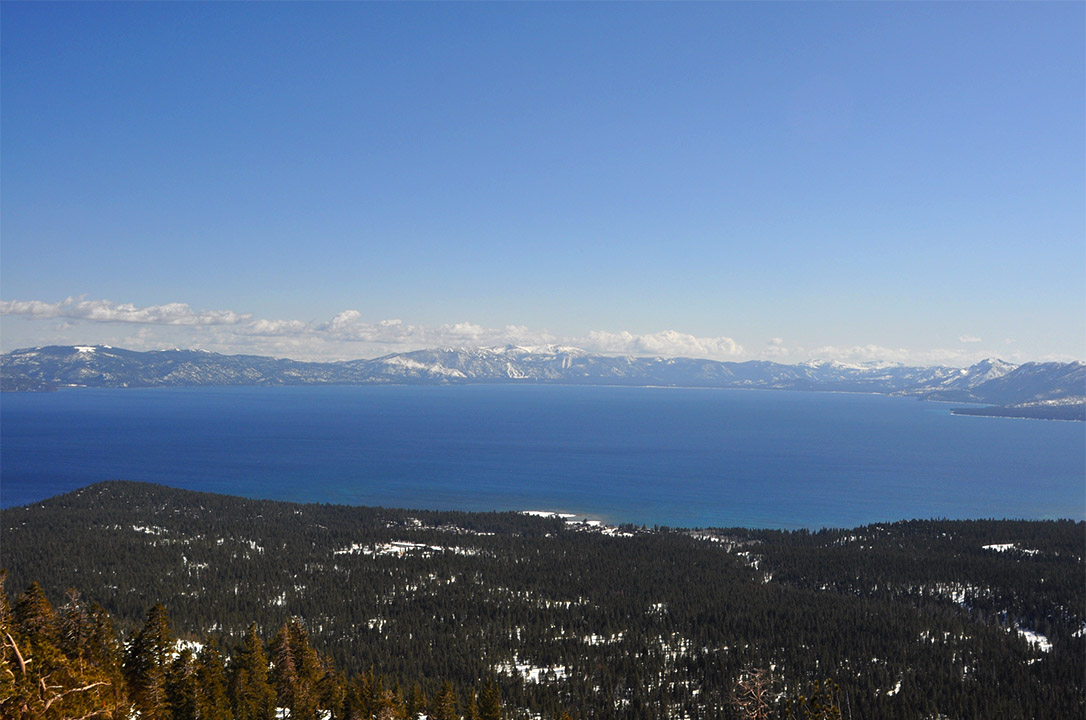
#> input picture data/mountain_center.png, 1086 x 720 px
$ jupyter execute --allow-errors 1.ipynb
#> lines starting #> are read from the running program, lines starting #| are printed output that depends on the picture
[cell 1]
from PIL import Image, ImageDraw
import numpy as np
from typing import Union, Tuple, List
from scipy.ndimage import distance_transform_edt
from skimage import color, feature
import tkinter as tk
import matplotlib.pyplot as plt

[cell 2]
from PIL import Image, ImageDraw
import numpy as np
from typing import Union, Tuple, List
from scipy.ndimage import distance_transform_edt


def computeHomography(src_pts_nx2: np.ndarray, dest_pts_nx2: np.ndarray) -> np.ndarray:
    '''
    Compute the homography matrix.
    Arguments:
        src_pts_nx2: the coordinates of the source points (nx2 numpy array).
        dest_pts_nx2: the coordinates of the destination points (nx2 numpy array).
    Returns:
        H_3x3: the homography matrix (3x3 numpy array).
    '''

    # Each equation pair is of the form:
    # [ xs(i) ys(i) 1 0 0 0 -xd(i)xs(i) -xd(i)ys(i) -xd(i) ]  * [h11 h12 h13 h21 h22 h23 h31 h32 h33]^T = [0 0]
    # [ 0 0 0 xs(i) ys(i) 1 -yd(i)xs(i) -yd(i)ys(i) -yd(i) ]

    src_pts_nx2 = np.asarray(src_pts_nx2)
    dest_pts_nx2 = np.asarray(dest_pts_nx2)

    n = src_pts_nx2.shape[0]
    A = np.zeros((2*n, 9))

    for i in range(n):

        # Create the two equations for each point
        xs,ys = src_pts_nx2[i, 0], src_pts_nx2[i, 1]
        xd,yd = dest_pts_nx2[i, 0], dest_pts_nx2[i, 1]
        eqn1 = np.array([xs, ys, 1, 0, 0, 0, -xd*xs, -xd*ys, -xd])
        eqn2 = np.array([0, 0, 0, xs, ys, 1, -yd*xs, -yd*ys, -yd])

        # Fill the two equations into A
        A[2*i] = eqn1
        A[2*i+1] = eqn2

    # The eigenvector h associated with lmda_min of A^T*A minimizes L(h)
    ev, evec = np.linalg.eig(np.dot(A.T, A))
    h = evec[:, np.argmin(ev)]
    H = h.reshape(3,3)

    # [15 lines of commented-out code are left out]


    return H


def applyHomography(H_3x3: np.ndarray, src_pts_nx2: np.ndarray) ->  np.ndarray:
    '''
    Apply the homography matrix to the source points.
    Arguments:
        H_3x3: the homography matrix (3x3 numpy array).
        src_pts_nx2: the coordinates of the source points (nx2 numpy array).
    Returns:
        dest_pts_nx2: the coordinates of the destination points (nx2 numpy array).
    '''

    # Applying the homography is fairly straightforward:
    # Convert each point into a homogenous coordinate, apply homography, then dehomogenize the resulting points
    n = src_pts_nx2.shape[0]

    # Convert to homogenous coordinates by adding a 1 to every point
    src_pts_homog = np.hstack((src_pts_nx2, np.ones((n,1))))

    # Compute q = H*p
    dest_pts_homog = np.dot(H_3x3, src_pts_homog.T) # because src_pts_homog is nx3, need 3xn

    # Dehomogenize by dividing by last column and then removing it
    dest_pts_nx2 = dest_pts_homog[:2, :]/dest_pts_homog[2, :]

    return dest_pts_nx2.T


# [42 lines left out: function showCorrespondence, not called in this run]


# function [mask, result_img] = backwardWarpImg(src_img, resultToSrc_H, dest_canvas_width_height)

def backwardWarpImg(src_img: np.ndarray, destToSrc_H: np.ndarray, canvas_shape: Union[Tuple, List]) -> Tuple[Image.Image, Image.Image]:
    '''
    Backward warp the source image to the destination canvas based on the
    homography given by destToSrc_H.
    Arguments:
        src_img: the source image.
        destToSrc_H: the homography that maps points from the destination
            canvas to the source image.
        canvas_shape: shape of the destination canvas (height, width).
    Returns:
        dest_img_array: the warped source image (array format).
        dest_mask: a mask indicating sourced pixels. pixels within the
            source image are 1, pixels outside are 0.
    '''
    # For each pixel on the billboard, we need to determine what part of the portrait should be there
    # We will accomplish this by applying the inverse Homography matrix to every point in the portrait
    # This is not the most efficient implementation but finding a "vectorized" method is a bit challenging.

    dest_img_array = np.zeros((canvas_shape[0], canvas_shape[1], 3), dtype=float)
    dest_mask = np.zeros((canvas_shape[0], canvas_shape[1]), dtype=bool)

    for x in range(canvas_shape[1]):
        for y in range(canvas_shape[0]):

            x_src, y_src, z_tilde = np.dot(destToSrc_H, [x, y, 1]) # Dot product of homogenized point with inverse Homography matrix
            x_src = int(x_src/z_tilde) # Dehomogenize x and y points (just using int() to round the pixel location)
            y_src = int(y_src/z_tilde)

            # Check if the newly mapped pixel should be within the mask
            if 0 <= x_src < src_img.shape[1] and 0 <= y_src < src_img.shape[0]:
                # If so, add its values (R,G,B) to the destination image and mark the mask with a 1
                dest_img_array[y, x, :] = src_img[y_src, x_src, :]
                dest_mask[y, x] = 1

    return dest_img_array, dest_mask


def runRANSAC(src_points: np.ndarray, dest_points: np.ndarray, ransac_n: int, eps: float) -> Tuple[np.ndarray, np.ndarray]:
    '''
    Run the RANSAC algorithm to find the inliers between the source and
    destination points.
    Arguments:
        src_pt: the coordinates of the source points (nx2 numpy array).
        dest_pt: the coordinates of the destination points (nx2 numpy array).
        ransac_n: the number of iterations to run RANSAC.
        eps: the threshold for considering a point to be an inlier.
    Returns:
        inliers_id: the indices of the inliers (kx1 numpy array).
        H: the homography matrix (3x3 numpy array).
    '''

    # Solution method:
    # For ransac_n iterations:
    #   Take a random sample of 4 (src_pt, dest_pt) pairs
    #   Compute the homography matrix with that set of pairs
    #   Count & store inliers among all of the other points with that set
    # Conclude that the 4-pt sequence with the highest number of inliers is the best mapping.

    H = None
    inliers_id = []

    for _ in range(ransac_n):

        index = np.random.choice(len(src_points), 4, replace=False)
        src_sample = src_points[index]
        dest_sample = dest_points[index]

        candidate_H = computeHomography(src_sample, dest_sample) # Compute H using prior method
        transformed_src_points = applyHomography(candidate_H, src_points) # Apply homography using candidate H and source points
        candidate_distances = np.linalg.norm(dest_points - transformed_src_points, axis=1) # Compute the Euclidean distance using this H
        candidate_inliers = np.where(candidate_distances < eps)[0]

        if len(candidate_inliers) > len(inliers_id):
            print(f"Just found a new best H with {len(candidate_inliers)} inliers.")
            inliers_id = candidate_inliers
            H = candidate_H

    return inliers_id, H


def blendImagePair(img1: np.ndarray, mask1: np.ndarray, img2: np.ndarray, mask2: np.ndarray, mode: str) -> Image.Image:
    '''
    Blend the warped images based on the masks.
    Arguments:
        img1: source image (array).
        mask1: source mask (array).
        img2: destination image (array).
        mask2: destination mask (array).
        mode: either 'overlay' or 'blend'
    Returns:
        out_img: blended image.
    '''

    print("Dimensions of img1:", img1.shape)
    print("Dimensions of mask1:", mask1.shape)
    # print("Dimensions of img2:", img2.shape)
    # print("Dimensions of mask2:", mask2.shape)

    mask1_binary = (mask1 > 0).astype(int)
    mask2_binary = (mask2 > 0).astype(int)

    result = img1.copy()

    if mode not in ["overlay", "blend"]:
        raise ValueError("Mode must be 'overlay' or 'blend'")

    if mode == "overlay":
        # Overlay processing: copy img2 over img1 wherever mask2 = 1
        result[mask2_binary == 1] = img2[mask2_binary == 1]

    if mode == "blend":
        # Blend processing using distance_transform_edt

        dt1 = distance_transform_edt(mask1)
        dt2 = distance_transform_edt(mask2)
        blend_factor = dt2/(dt1 + dt2 + np.finfo(float).eps) # The last term is a very small value to prevent division by 0

        # # Expand blend_factor from 1D to 3D to match RGB channels of the images
        # if len(img1.shape) == 3:
        #     blend_factor = np.repeat(blend_factor[:, :, np.newaxis], 3, axis=2)

        # Weighted combination of the input images with blend_factor
        result = ((1-blend_factor)*img1 + blend_factor*img2).astype(np.uint8)

    out_img = Image.fromarray(result)
    return out_img

[cell 3]
def genSIFTMatches(img_s, img_d):
    # Convert images to grayscale
    gray_s = color.rgb2gray(img_s)
    gray_d = color.rgb2gray(img_d)

    # Compute SIFT features
    sift = feature.SIFT()
    sift.detect_and_extract(gray_s)
    Fs, Ds = sift.keypoints, sift.descriptors
    sift.detect_and_extract(gray_d)
    Fd, Dd = sift.keypoints, sift.descriptors

    # Match descriptors
    matches = feature.match_descriptors(Ds, Dd, cross_check=True)

    # Extract the locations of matched keypoints
    xs = Fs[matches[:, 0]]
    xd = Fd[matches[:, 1]]

    return xs, xd

[cell 4]
img_center = Image.open('data/mountain_center.png')
#> img_center is the input picture: PIL image 1086x720 RGB; mean R, G, B 95.3, 118.4, 149.1
img_center_array = np.array(img_center)
img_left = Image.open('data/mountain_left.png')
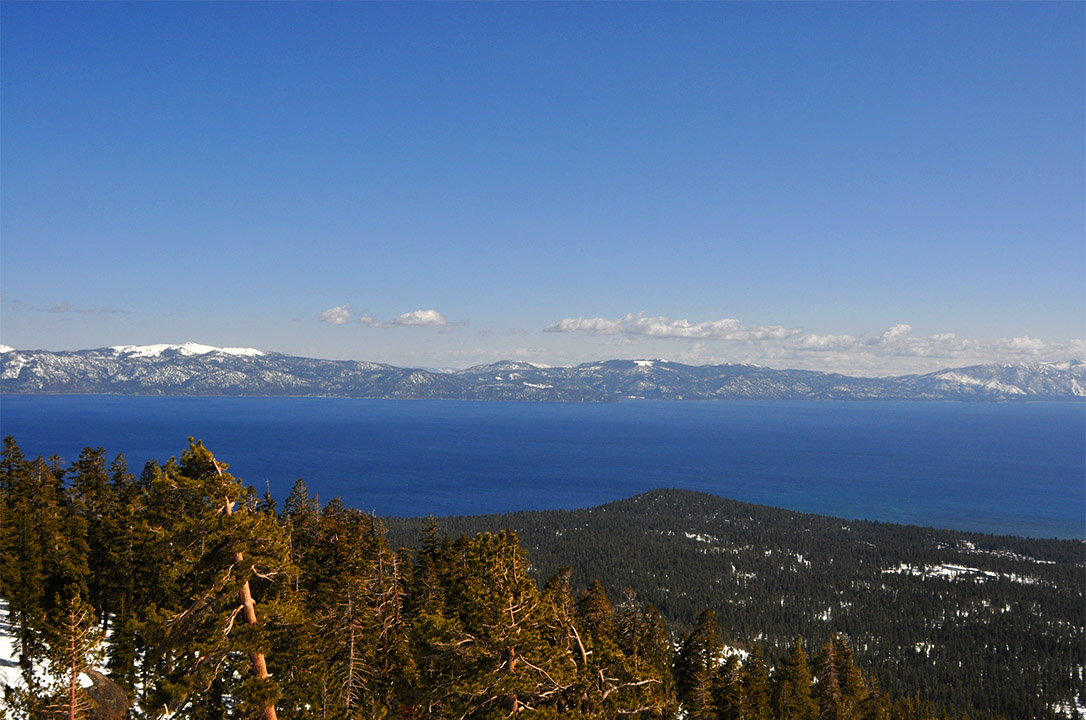
#> input picture data/mountain_left.png, 1086 x 720 px
#> img_left is the input picture: PIL image 1086x720 RGB; mean R, G, B 86.4, 107.8, 136.9
img_left_array = np.array(img_left)
img_right = Image.open('data/mountain_right.png')
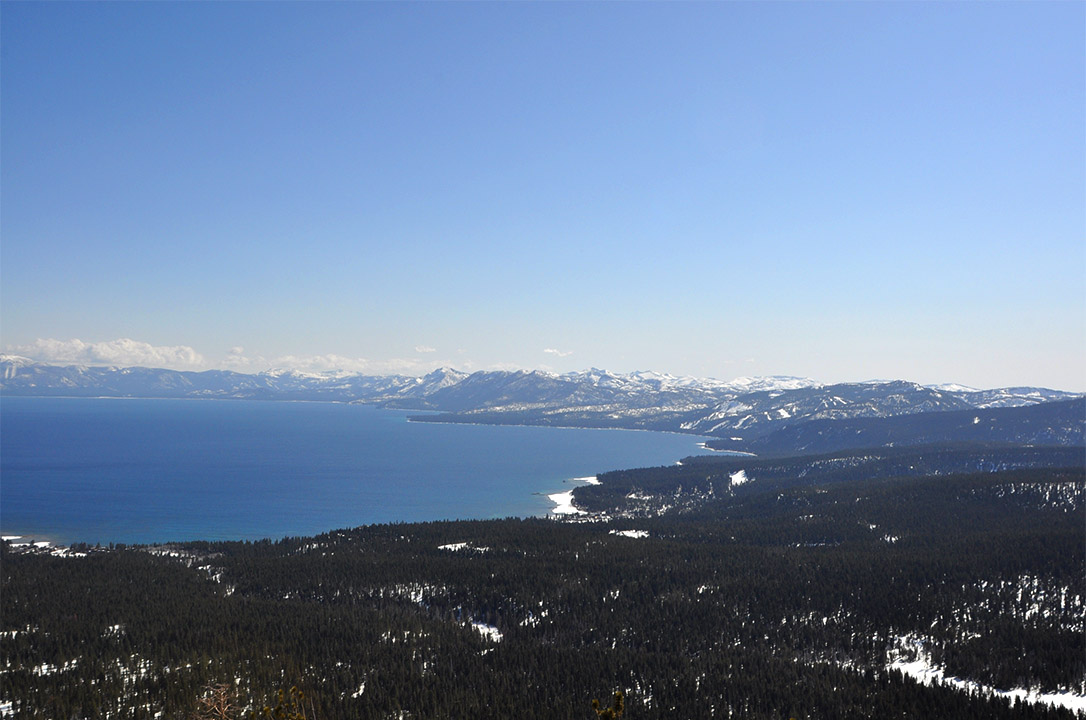
#> input picture data/mountain_right.png, 1086 x 720 px
#> img_right is the input picture: PIL image 1086x720 RGB; mean R, G, B 109.4, 131.2, 161.3
img_right_array = np.array(img_right)

[cell 5]
def stitchImg(img_d, img_L, img_R):
    """
    Applies a homography to an image and displays the resulting warped image.

    Args:
    - img: NumPy array of the source image.
    - H: The 3x3 homography matrix.
    """

    sources = [img_L, img_R]
    homographies = []
    warped_images = []
    x_coords = []
    x_translations = []
    y_coords = []
    y_translations = []

    intermediates = []

    for i, img in enumerate(sources):

        height = img_d.shape[1]
        width = img_d.shape[0]

        # Compute H
        xs, xd = genSIFTMatches(img, img_d)
        xs_flip = xs[:,[1,0]]
        xd_flip = xd[:,[1,0]]
        ransac_n, ransac_eps = 1000, 1
        _, H = runRANSAC(xs_flip, xd_flip, ransac_n, ransac_eps)


        # Apply the homography to the source image
        height, width = img_d.shape[:2]
        corners = np.array([[0, 0, 1],
                            [width, 0, 1],
                            [width, height, 1],
                            [0, height, 1]]).T


        warped_corners = np.dot(H, corners)
        warped_corners = warped_corners[:2] / warped_corners[2]
        min_x, min_y = np.min(warped_corners[:2], axis=1)
        max_x, max_y = np.max(warped_corners[:2], axis=1)
        x_coords.extend(warped_corners[0])
        y_coords.extend(warped_corners[1])

        translation = np.array([[1, 0, -min_x],
                                [0, 1, -min_y],
                                [0, 0, 1]])

        x_translations.append(int(min_x))
        y_translations.append(int(min_y))

        # Apply the adjusted homography
        H_adj = np.dot(translation, H)
        homographies.append(H_adj)
#> this loop made 2 passes
#> (ransac_n, ransac_eps) on pass 1: (1000, 1)
#> (printed output is left out)
#> pass 1, in genSIFTMatches, `gray_d = color.rgb2gray(img_d)`:
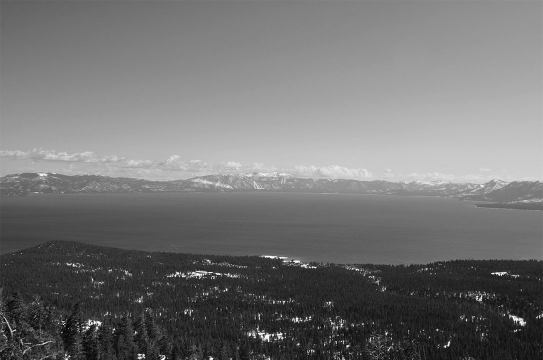
#> gray_d: shape (720, 1086) float64 (shown at 1/2 size); min 0, max 1, mean 0.454
#> pass 1, in genSIFTMatches, `Fd, Dd = sift.keypoints, sift.descriptors`:
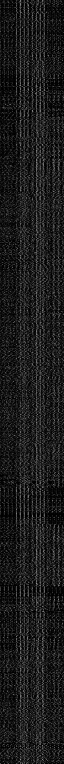
#> Dd: shape (1527, 128) (shown at 1/2 size); min 0, max 202, mean 27.6


    # Compute x_range
    furthest_negative_x = np.min(x_coords) if np.any(np.array(x_coords) < 0) else 0
    largest_positive_x = np.max(x_coords) if np.any(np.array(x_coords) > width) else width
    x_range = [furthest_negative_x, largest_positive_x]

    furthest_negative_y = np.min(y_coords) if np.any(np.array(y_coords) < 0) else 0
    largest_positive_y = np.max(y_coords) if np.any(np.array(y_coords) > height) else height
    y_range = [furthest_negative_y, largest_positive_y]

    #print(f"x_range: {x_range}, y_range: {y_range}")

    canvas_width = int(abs(x_range[1] - x_range[0]))
    canvas_height = int(abs(y_range[1] - y_range[0]))
    #print(f"canvas dimensions: {canvas_height}x{canvas_width} pixels")

    center_canvas = Image.new("RGB", (canvas_width, canvas_height), "black")
#> center_canvas: PIL image 2667x949 RGB; every value is 0
    warped_canvases = [Image.new("RGB", (canvas_width, canvas_height), "black") for _ in range(len(sources))]
    center_img_placement_x = int((canvas_width - img_d.shape[1]) // 2)
    center_img_placement_y = int((canvas_height - img_d.shape[0]) // 2)

    center_canvas.paste(Image.fromarray(img_d), (center_img_placement_x, center_img_placement_y))
    #main_canvas.show()


    # Warp the images onto the canvas
    for i, img in enumerate(sources):
        H = homographies[i]
        ### create temporary canvas to store that image ###
        warped_arr, _ = backwardWarpImg(img, np.linalg.inv(H), (canvas_height, canvas_width))
        warped_img = Image.fromarray(warped_arr.clip(0, 255).astype(np.uint8))

        paste_x = center_img_placement_x + x_translations[i]
        paste_y = center_img_placement_y + y_translations[i]

        warped_canvases[i].paste(warped_img, (paste_x, paste_y))
#> this loop made 2 passes
        #warped_canvases[i].show()


    def to_mask(array):
        return (array > 0).astype(np.uint8)*255


    warped_arrays = [np.array(img) for img in warped_canvases]
    masks = [to_mask(arr) for arr in warped_arrays]

    current_array = np.array(center_canvas)
    current_mask = to_mask(current_array)


    # Procedurally blend all of the images
    # 2 images -> 1 operation
    # 3 images -> 2 operations
    # 4 images -> 3 operations

    # first_blend = blendImagePair(center_array, center_mask, warped_arrays[0], masks[0], "blend")
    # first_blend.show()


    # now, blend the 3rd image into first_blend, and any more images into THAT result, if there are any
    for i in range(len(warped_arrays)):  # Start from the second item in warped_arrays
        next_image = warped_arrays[i]
        next_mask = masks[i]

        # Perform the blend
        intermediate = blendImagePair(current_array, current_mask, next_image, next_mask, "blend")
        #intermediate.show()

        if i == len(warped_arrays):
            return intermediate

        current_array = np.array(intermediate)  # Update the current result array for the next blending
        current_mask = to_mask(current_array)  # Update the mask based on the newly blended image
#> this loop made 2 passes
#| Dimensions of img1: (949, 2667, 3)
#| Dimensions of mask1: (949, 2667, 3)
#| Dimensions of img1: (949, 2667, 3)
#| Dimensions of mask1: (949, 2667, 3)
#> pass 1, in stitchImg, `next_image = warped_arrays[i]`:
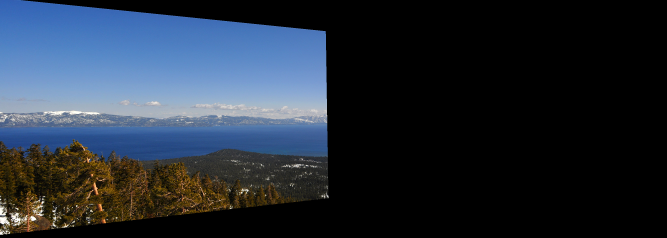
#> next_image: shape (949, 2667, 3) (shown at 1/4 size); mean of channels 0, 1, 2 35.8, 44.5, 56.2; drawn as R, G, B
#> pass 1, in blendImagePair, `dt1 = distance_transform_edt(mask1)`:
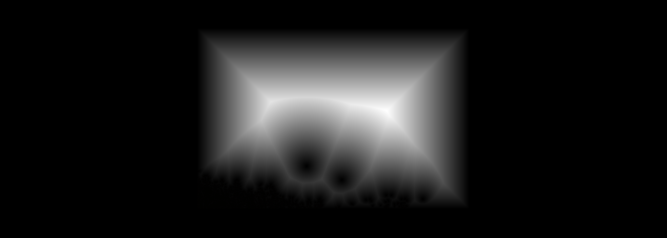
#> dt1: shape (949, 2667, 3) float64 (shown at 1/4 size); mean R, G, B 34.6, 34.6, 34.6; drawn with min black and max white
#> after the loop:
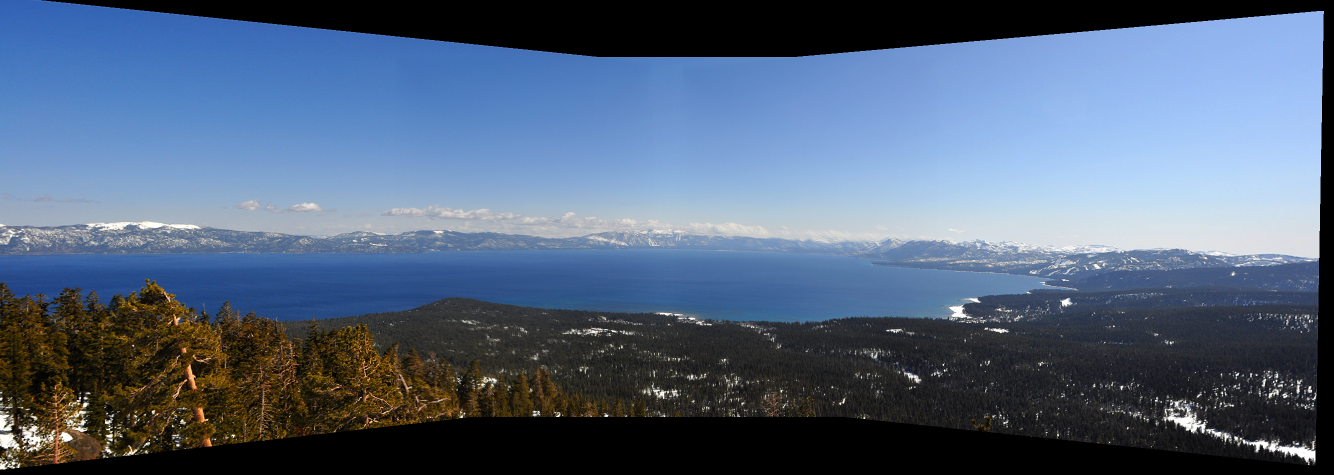
#> current_array: shape (949, 2667, 3) (shown at 1/2 size); mean R, G, B 82.4, 99.8, 123.6
